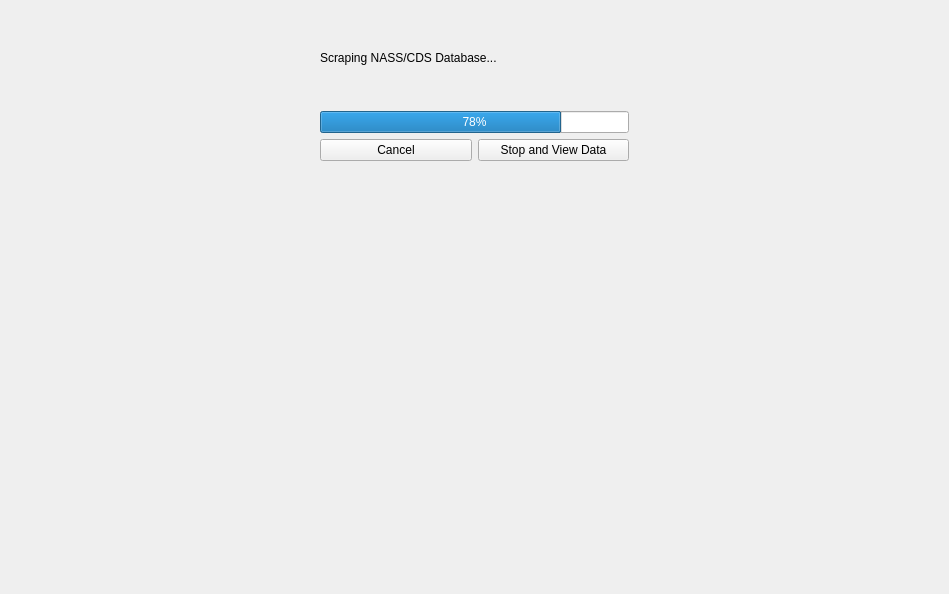
<?xml version="1.0" encoding="UTF-8"?>
<ui version="4.0">
 <class>LoadingScreen</class>
 <widget class="QWidget" name="LoadingScreen">
  <property name="geometry">
   <rect>
    <x>0</x>
    <y>0</y>
    <width>949</width>
    <height>594</height>
   </rect>
  </property>
  <property name="windowTitle">
   <string>Form</string>
  </property>
  <layout class="QGridLayout" name="gridLayout">
   <item row="1" column="0">
    <spacer name="horizontalSpacer">
     <property name="orientation">
      <enum>Qt::Horizontal</enum>
     </property>
     <property name="sizeHint" stdset="0">
      <size>
       <width>40</width>
       <height>20</height>
      </size>
     </property>
    </spacer>
   </item>
   <item row="2" column="1">
    <spacer name="verticalSpacer">
     <property name="orientation">
      <enum>Qt::Vertical</enum>
     </property>
     <property name="sizeHint" stdset="0">
      <size>
       <width>20</width>
       <height>40</height>
      </size>
     </property>
    </spacer>
   </item>
   <item row="1" column="1">
    <layout class="QVBoxLayout" name="mainVLayout">
     <item>
      <widget class="QLabel" name="menuTitle">
       <property name="text">
        <string>Scraping NASS/CDS Database...</string>
       </property>
      </widget>
     </item>
     <item>
      <spacer name="verticalSpacer_3">
       <property name="orientation">
        <enum>Qt::Vertical</enum>
       </property>
       <property name="sizeType">
        <enum>QSizePolicy::Minimum</enum>
       </property>
       <property name="sizeHint" stdset="0">
        <size>
         <width>20</width>
         <height>40</height>
        </size>
       </property>
      </spacer>
     </item>
     <item>
      <widget class="QProgressBar" name="progressBar">
       <property name="value">
        <number>78</number>
       </property>
       <property name="alignment">
        <set>Qt::AlignCenter</set>
       </property>
      </widget>
     </item>
     <item>
      <layout class="QHBoxLayout" name="bottomHLayout">
       <item>
        <widget class="QPushButton" name="cancelBtn">
         <property name="text">
          <string>Cancel</string>
         </property>
        </widget>
       </item>
       <item>
        <widget class="QPushButton" name="stopBtn">
         <property name="text">
          <string>Stop and View Data</string>
         </property>
        </widget>
       </item>
      </layout>
     </item>
    </layout>
   </item>
   <item row="0" column="1">
    <spacer name="verticalSpacer_2">
     <property name="orientation">
      <enum>Qt::Vertical</enum>
     </property>
     <property name="sizeType">
      <enum>QSizePolicy::Minimum</enum>
     </property>
     <property name="sizeHint" stdset="0">
      <size>
       <width>20</width>
       <height>40</height>
      </size>
     </property>
    </spacer>
   </item>
   <item row="1" column="2">
    <spacer name="horizontalSpacer_2">
     <property name="orientation">
      <enum>Qt::Horizontal</enum>
     </property>
     <property name="sizeHint" stdset="0">
      <size>
       <width>40</width>
       <height>20</height>
      </size>
     </property>
    </spacer>
   </item>
  </layout>
 </widget>
 <resources/>
 <connections/>
</ui>
